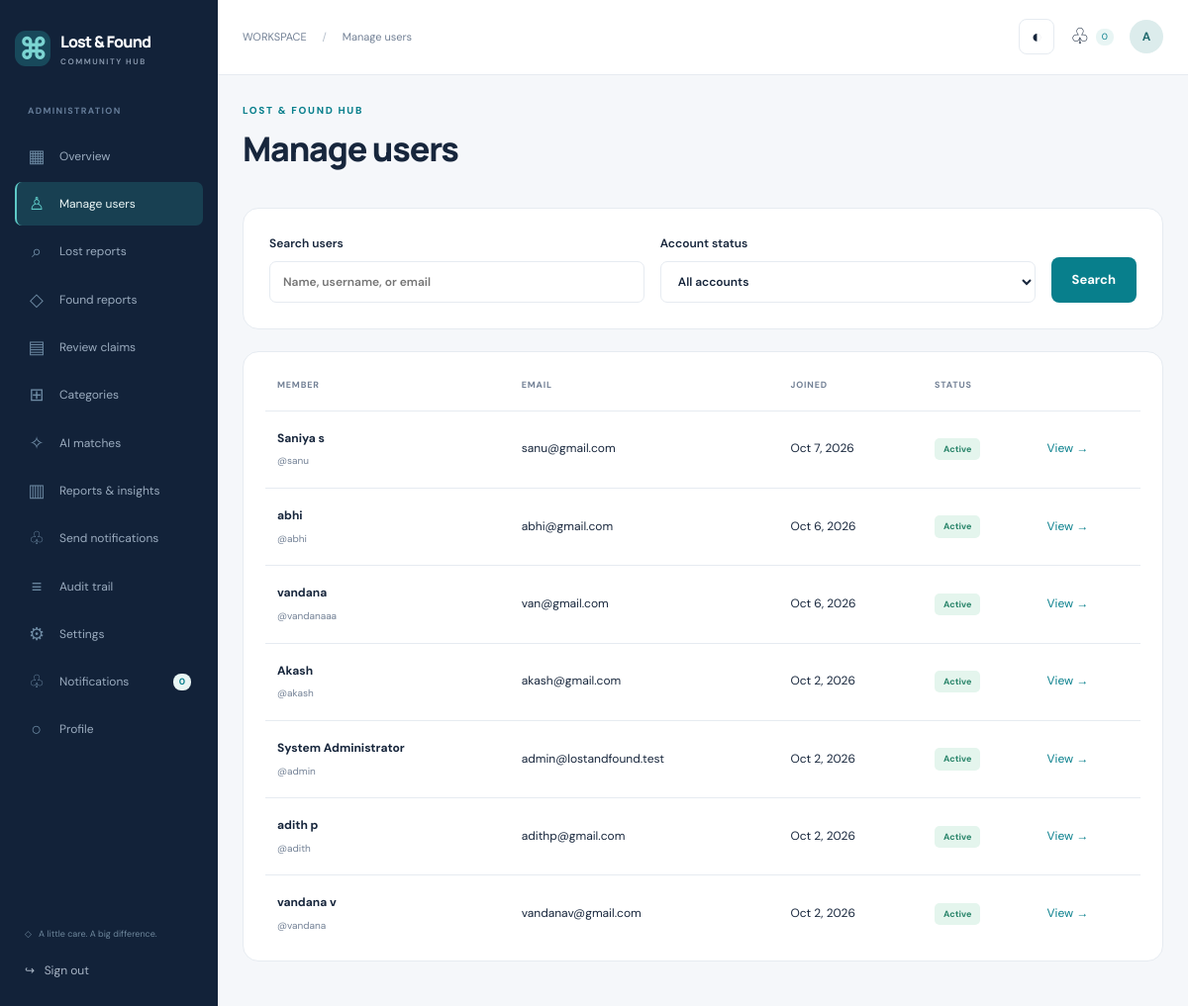
The app's page /portal/users/ (signed in) with its own data.
### accounts/models.py (models this page shows, shortened)
class User(AbstractUser):
    email = models.EmailField(unique=True)
    full_name = models.CharField(max_length=150)
    phone = models.CharField(
        max_length=20,
        validators=[
            RegexValidator(r"^\+?[0-9 ()-]{7,20}$", "Enter a valid phone number.")
        ],
    )
    avatar = models.ImageField(upload_to=upload_path, blank=True)
    def __str__(self):
        return self.full_name or self.username

### dashboard/views.py (the view)
# urls.py: path("portal/users/", dashboard.users, name="admin_users"),
@staff_required
def users(request):
    qs = User.objects.all().order_by("-date_joined")
    query = request.GET.get("q", "")[:200]
    if query:
        qs = qs.filter(
            Q(username__icontains=query)
            | Q(email__icontains=query)
            | Q(full_name__icontains=query)
        )
    if request.GET.get("active") in ["yes", "no"]:
        qs = qs.filter(is_active=request.GET["active"] == "yes")
    return render(
        request,
        "admin_panel/users.html",
        {
            "title": "Manage users",
            "page_obj": Paginator(qs, 20).get_page(request.GET.get("page")),
        },
    )

### core/services.py (called while the page is built)
def staff_required(view):
    @login_required
    @wraps(view)
    def wrapped(request, *args, **kwargs):
        if not request.user.is_active or not request.user.is_staff:
            raise PermissionDenied
        return view(request, *args, **kwargs)
    return wrapped

### notifications/context_processors.py (called while the page is built)
def inbox(request):
    if not request.user.is_authenticated:
        return {}
    notes = request.user.notifications.filter(is_read=False)
    return {"unread_count": notes.count(), "inbox_preview": notes[:4]}

### templates/admin_panel/users.html
{% extends 'base.html' %}{% block content %}{% include 'components/heading.html' %}<form class="panel inline-form" method="get"><label>Search users<input name="q" value="{{ request.GET.q }}" placeholder="Name, username, or email"></label><label>Account status<select name="active"><option value="">All accounts</option><option value="yes" {% if request.GET.active == 'yes' %}selected{% endif %}>Active</option><option value="no" {% if request.GET.active == 'no' %}selected{% endif %}>Blocked</option></select></label><button class="button">Search</button></form><div class="panel table-wrap"><table><thead><tr><th>Member</th><th>Email</th><th>Joined</th><th>Status</th><th></th></tr></thead><tbody>{% for member in page_obj %}<tr><td><strong>{{ member }}</strong><small>@{{ member.username }}</small></td><td>{{ member.email }}</td><td>{{ member.date_joined|date:'M j, Y' }}</td><td><span class="status {% if member.is_active %}approved{% else %}rejected{% endif %}">{% if member.is_active %}Active{% else %}Blocked{% endif %}</span></td><td><a href="{% url 'admin_user_detail' member.pk %}">View →</a></td></tr>{% empty %}<tr><td colspan="5">No users found.</td></tr>{% endfor %}</tbody></table></div>{% include 'components/pagination.html' %}{% endblock %}

### templates/base.html (shortened to what this page needs)
{% load static %}<!doctype html>
<html lang="en"><head><meta charset="utf-8"><meta name="viewport" content="width=device-width,initial-scale=1">
<link rel="stylesheet" href="{% static 'css/main.css' %}"><script src="{% static 'js/main.js' %}" defer></script></head>
<body><a class="skip" href="#main">Skip to content</a>
{% if user.is_authenticated %}
<aside class="sidebar" id="sidebar"><a class="brand" href="{% url 'dashboard' %}"><span class="brand-mark">⌘</span><span>Lost & Found<span class="brand-sub">COMMUNITY HUB</span></span></a>
<button class="drawer-close" aria-label="Close navigation">×</button><div class="workspace-label">{% if user.is_staff %}ADMINISTRATION{% else %}YOUR WORKSPACE{% endif %}</div>
<nav aria-label="Workspace">
{% if user.is_staff %}
<a href="{% url 'admin_dashboard' %}"><span>▦</span> Overview</a><a href="{% url 'admin_users' %}"><span>♙</span> Manage users</a>
<a href="{% url 'admin_items' %}?type=LOST"><span>⌕</span> Lost reports</a><a href="{% url 'admin_items' %}?type=FOUND"><span>◇</span> Found reports</a>
<a href="{% url 'admin_claims' %}"><span>▤</span> Review claims</a><a href="{% url 'admin_categories' %}"><span>⊞</span> Categories</a>
<a href="{% url 'image_search' %}"><span>✧</span> AI matches</a><a href="{% url 'reports' %}"><span>▥</span> Reports & insights</a>
<a href="{% url 'admin_notifications' %}"><span>♧</span> Send notifications</a><a href="{% url 'audit_logs' %}"><span>≡</span> Audit trail</a>
<a href="{% url 'system_settings' %}"><span>⚙</span> Settings</a>
{% endif %}
<a href="{% url 'notifications' %}"><span>♧</span> Notifications <b class="count">{{ unread_count }}</b></a><a href="{% url 'profile' %}"><span>○</span> Profile</a>
</nav><div class="sidebar-bottom"><div class="safe-label">◇ &nbsp; A little care. A big difference.</div><form method="post" action="{% url 'logout' %}">{% csrf_token %}<button class="logout">↪ &nbsp; Sign out</button></form></div></aside>
<div class="app-shell"><header class="topbar"><span class="breadcrumb">WORKSPACE <span>/</span> {{ title }}</span><div class="top-actions"><button class="theme-toggle icon-button" aria-label="Switch color theme">◐</button>
<details class="inbox-menu"><summary aria-label="Open notifications">♧ <span class="count unread-count">{{ unread_count }}</span></summary></details>
<a class="avatar" href="{% url 'profile' %}" aria-label="Your profile">{{ user.username|slice:":1"|upper }}</a></div></header>
{% endif %}
<main id="main" class="{% if user.is_authenticated %}main-content{% else %}public-main{% endif %}">{% block content %}{% endblock %}</main>
{% if user.is_authenticated %}</div>{% else %}<footer><a class="brand" href="{% url 'home' %}">⌘ &nbsp; Lost & Found Hub</a><p>Bringing belongings back. Bringing people together.</p><a href="{% url 'privacy' %}">Terms & privacy</a><span>LOST & FOUND ITEM MANAGEMENT SYSTEM</span></footer>{% endif %}
{% block scripts %}{% endblock %}</body></html>

### records on screen
User: username "A", full_name "System Administrator", username "admin", email "admin@lostandfound.test", date_joined "Oct 2, 2026", is_active "Active"
User: full_name "Saniya s", username "sanu", email "sanu@gmail.com", date_joined "Oct 7, 2026", is_active "Active"
User: full_name "abhi", username "abhi", email "abhi@gmail.com", date_joined "Oct 6, 2026", is_active "Active"
User: full_name "vandana", username "vandanaaa", email "van@gmail.com", date_joined "Oct 6, 2026", is_active "Active"
User: full_name "Akash", username "akash", email "akash@gmail.com", date_joined "Oct 2, 2026", is_active "Active"
User: full_name "adith p", username "adith", email "adithp@gmail.com", date_joined "Oct 2, 2026", is_active "Active"
User: full_name "vandana v", username "vandana", email "vandanav@gmail.com", date_joined "Oct 2, 2026", is_active "Active"

### other values on screen
{{ unread_count }} "0"
{{ title }} "Manage users"
